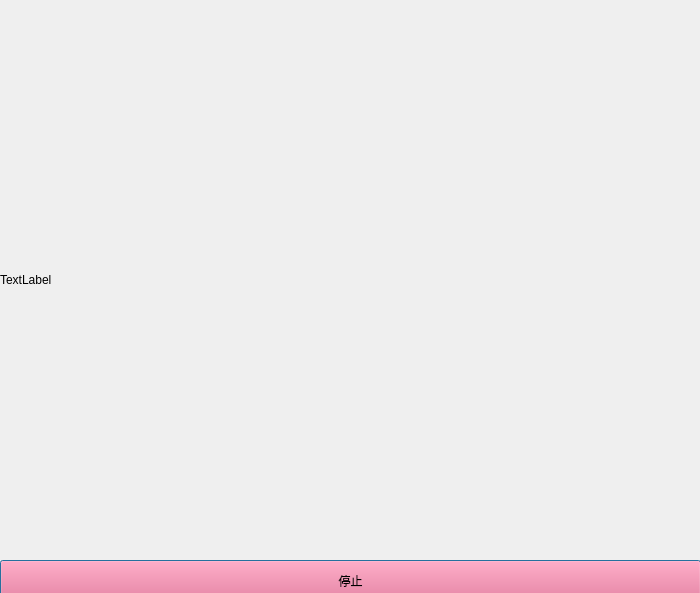
<?xml version="1.0" encoding="UTF-8"?>
<ui version="4.0">
 <class>Display_Widget</class>
 <widget class="QDialog" name="Display_Widget">
  <property name="geometry">
   <rect>
    <x>0</x>
    <y>0</y>
    <width>700</width>
    <height>593</height>
   </rect>
  </property>
  <property name="minimumSize">
   <size>
    <width>700</width>
    <height>593</height>
   </size>
  </property>
  <property name="maximumSize">
   <size>
    <width>700</width>
    <height>593</height>
   </size>
  </property>
  <property name="windowTitle">
   <string>Dialog</string>
  </property>
  <widget class="QPushButton" name="pushButton">
   <property name="geometry">
    <rect>
     <x>0</x>
     <y>560</y>
     <width>701</width>
     <height>41</height>
    </rect>
   </property>
   <property name="styleSheet">
    <string notr="true">background-color: rgb(255, 85, 127);</string>
   </property>
   <property name="text">
    <string>停止</string>
   </property>
  </widget>
  <widget class="QLabel" name="label">
   <property name="geometry">
    <rect>
     <x>0</x>
     <y>0</y>
     <width>700</width>
     <height>560</height>
    </rect>
   </property>
   <property name="styleSheet">
    <string notr="true">background-image: url(:/pic/screen.png);</string>
   </property>
   <property name="text">
    <string>TextLabel</string>
   </property>
   <property name="scaledContents">
    <bool>false</bool>
   </property>
  </widget>
 </widget>
 <resources/>
 <connections/>
</ui>
